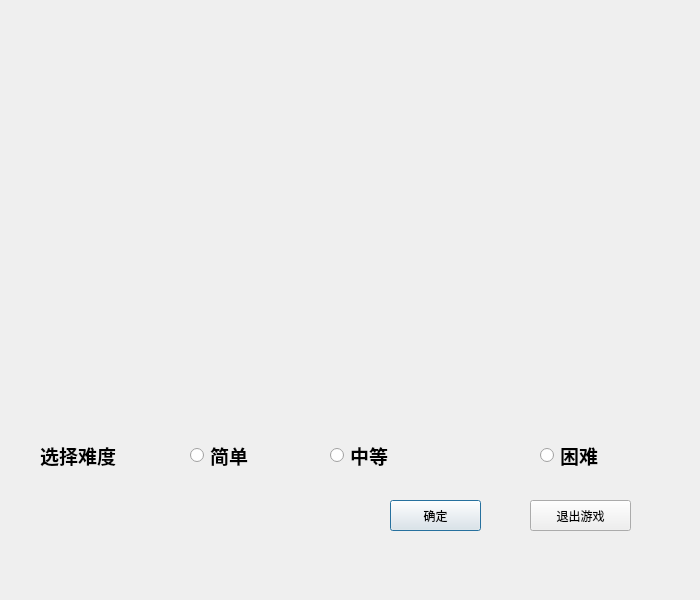
<?xml version="1.0" encoding="UTF-8"?>
<ui version="4.0">
 <class>Dialog</class>
 <widget class="QDialog" name="Dialog">
  <property name="geometry">
   <rect>
    <x>0</x>
    <y>0</y>
    <width>700</width>
    <height>600</height>
   </rect>
  </property>
  <property name="windowTitle">
   <string>扫扫whh</string>
  </property>
  <widget class="QLabel" name="label">
   <property name="geometry">
    <rect>
     <x>40</x>
     <y>440</y>
     <width>111</width>
     <height>31</height>
    </rect>
   </property>
   <property name="font">
    <font>
     <family>Adobe 繁黑體 Std B</family>
     <pointsize>14</pointsize>
     <weight>75</weight>
     <bold>true</bold>
    </font>
   </property>
   <property name="text">
    <string>选择难度</string>
   </property>
  </widget>
  <widget class="QRadioButton" name="radioButton">
   <property name="geometry">
    <rect>
     <x>190</x>
     <y>440</y>
     <width>101</width>
     <height>31</height>
    </rect>
   </property>
   <property name="font">
    <font>
     <family>Adobe 繁黑體 Std B</family>
     <pointsize>14</pointsize>
     <weight>75</weight>
     <bold>true</bold>
    </font>
   </property>
   <property name="text">
    <string>简单</string>
   </property>
  </widget>
  <widget class="QRadioButton" name="radioButton_2">
   <property name="geometry">
    <rect>
     <x>330</x>
     <y>440</y>
     <width>111</width>
     <height>31</height>
    </rect>
   </property>
   <property name="font">
    <font>
     <family>Adobe 繁黑體 Std B</family>
     <pointsize>14</pointsize>
     <weight>75</weight>
     <bold>true</bold>
    </font>
   </property>
   <property name="text">
    <string>中等</string>
   </property>
  </widget>
  <widget class="QRadioButton" name="radioButton_3">
   <property name="geometry">
    <rect>
     <x>540</x>
     <y>440</y>
     <width>121</width>
     <height>31</height>
    </rect>
   </property>
   <property name="font">
    <font>
     <family>Adobe 繁黑體 Std B</family>
     <pointsize>14</pointsize>
     <weight>75</weight>
     <bold>true</bold>
    </font>
   </property>
   <property name="text">
    <string>困难</string>
   </property>
  </widget>
  <widget class="QPushButton" name="pushButton">
   <property name="geometry">
    <rect>
     <x>390</x>
     <y>500</y>
     <width>91</width>
     <height>31</height>
    </rect>
   </property>
   <property name="text">
    <string>确定</string>
   </property>
  </widget>
  <widget class="QPushButton" name="pushButton_2">
   <property name="geometry">
    <rect>
     <x>530</x>
     <y>500</y>
     <width>101</width>
     <height>31</height>
    </rect>
   </property>
   <property name="text">
    <string>退出游戏</string>
   </property>
  </widget>
 </widget>
 <resources/>
 <connections/>
</ui>
